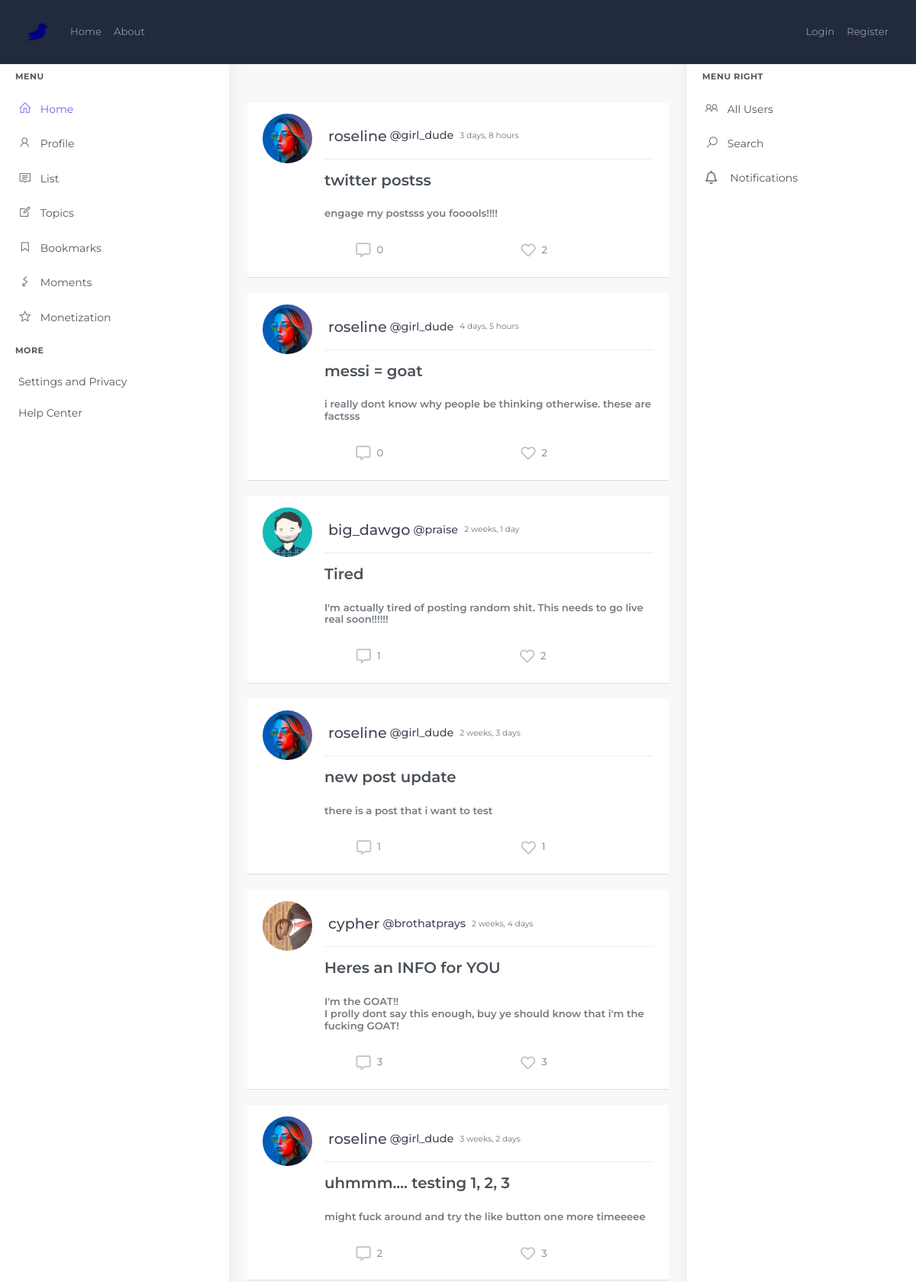
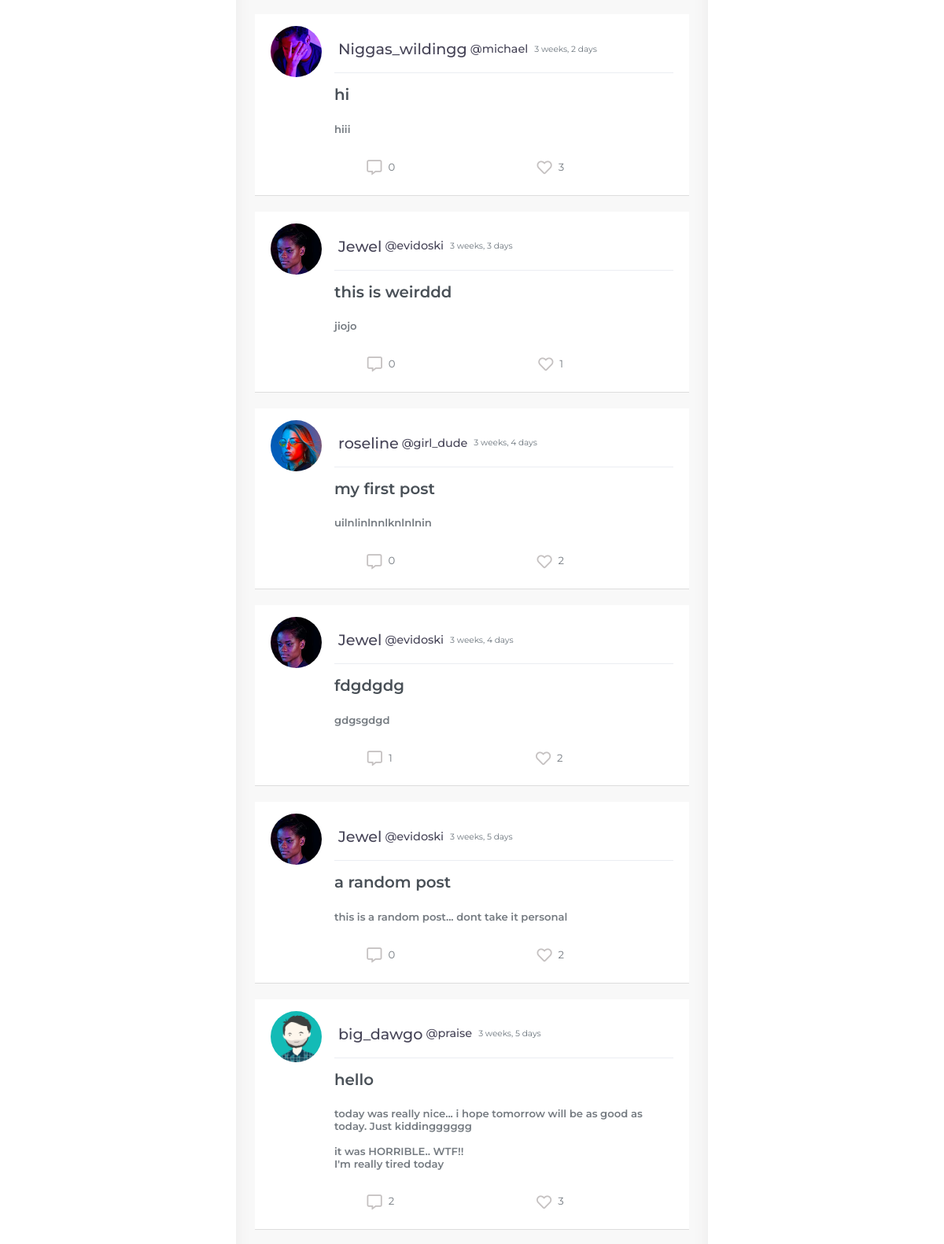
The page / (upper part) on the database its author committed (2 pictures, top to bottom).
### blog/models.py (models this page shows, shortened)
class Post(models.Model):
    title = models.CharField(max_length=100)
    content = models.TextField()
    date_posted = models.DateTimeField(default=timezone.now)
    author = models.ForeignKey(User, on_delete=models.CASCADE)
    liked = models.ManyToManyField(Profile, blank=True, related_name='likes')
    objects = models.Manager()
    @property
    def number_of_comments(self):
        return Comment.objects.filter(post=self).count()
    @property
    def num_likes(self):
        return self.liked.all().count()

### users/models.py (models this page shows, shortened)
class Profile(models.Model):
    user = models.OneToOneField(User, on_delete=models.CASCADE)
    displayname = models.CharField('Name', default='', max_length=25, blank=True, null=True)
    slug = AutoSlugField(populate_from='user', null=True)
    bio = models.TextField(default='', blank=True, null=True)
    birthday = models.DateField('Birthday', blank=True, null=True)
    image = models.ImageField(default='default.png', upload_to='profile_pics', blank=True, null=True)
    coverimage = models.ImageField(default='default_cover.jpg', upload_to='cover_pics', blank=True, null=True)
    followers = models.ManyToManyField("Profile", blank=True)
    def get_absolute_url(self):
        return "/users/profile/{}".format(self.slug)

### blog/views.py (the view)
# urls.py: path('', PostListView.as_view(), name='blog-home'),
class PostListView(ListView):
    model = Post
    template_name = 'blog/home.html'
    context_object_name = 'posts'
    ordering = ['-date_posted']
    def get_context_data(self, **kwargs):
        context = super().get_context_data(**kwargs)
        comments = Comment.objects.all().count()
        context['comments'] = comments
        if self.request.user.is_authenticated:
            user_liked_post = Post.objects.filter(liked=self.request.user.profile)
            print(user_liked_post)
            context['user_liked_post'] = user_liked_post
            rec_follow_requests = FollowRequest.objects.filter(to_user=self.request.user)
            context['rec_follow_requests'] = rec_follow_requests
        return context

### blog/templates/blog/home.html (shortened to what this page needs)
{% extends "blog/base.html" %}
{% load crispy_forms_tags %}
    {% block content %}
    <div class="main-content">
        <div class="page-content">
            <div class="container-fluid">
                {% for post in posts %}
                        <article class="media content-section kt-portlet ">
                            <a href="{{ post.author.profile.get_absolute_url }}" class="">
                                <img class="d-flex align-self-start rounded-circle article-img" src="{{ post.author.profile.image.url }}" alt="{{ post.author }}"/>
                            </a>
                            <div class="media-body">
                                <div class=" kt-portlet__head">
                                    <div class="kt-portlet__head-label d-flex align-items-center">
                                            <div class="kt-portlet__head-title d-flex justify-content-between align-items-center">
                                                {{ post.author.profile.displayname }}<a class="ml-1 mr-2" href="{% url 'user-posts' post.author.username %}"><span> @</span>{{ post.author }}</a>
                                                <small class="text-muted">{{ post.date_posted|timesince }}</small>
                                            </div>
                                    </div>
                                    <div class="dropdown float-right position-relative">
                                        <a href="#" class="dropdown-toggle h4 text-muted" data-toggle="dropdown"
                                            aria-expanded="false">
                                            <i class="fas fa-ellipsis-v"></i>
                                        </a>
                                    </div>
                                </div>
                                <div class="mt-3">
                                    <a  href="{% url 'post-detail' post.id %}">
                                    <h4 class="article-title">
                                        {{ post.title }}
                                    </h4>
                                    <h6 class="article-content" >
                                        {{ post.content }}
                                    </h6>
                                </a>
                                    <div class="action-btns d-flex text-center justify-content-around align-items-center mx-auto" >
                                        <a class="d-flex align-items-center btn" href="/post/{{post.id}}/#comment">
                                            <i class="far fa-comment-alt icons mr-2"></i>
                                            {{ post.number_of_comments }}
                                        </a>
                                        <button class="btn">
                                            <i class="fa fa-retweet icons"></i>
                                        </button>
                                        {% if user.is_authenticated %}
                                            {% if post in user_liked_post %}
                                                <form action="{% url 'like_post' %}" method="POST" id="{{post.id}}" class="like-form ">
                                                    {% csrf_token %}
                                                    <input type="hidden" name="post_id" value={{post.id}}>
                                                    <button type="submit" name="post_id" value="{{post.id}}" class="btn d-flex align-items-center like-btn{{post.id}}">
                                                        <i class="fa fa-heart icons like-btn{{post.id}}" style="color: red;"></i><span class="ml-2 like-count{{post.id}}">{{ post.num_likes }}</span>
                                                    </button>
                                                </form>
                                            {% else %}
                                                <form action="{% url 'like_post' %}" method="POST" id="{{post.id}}" class="like-form ">
                                                    {% csrf_token %}
                                                    <input type="hidden" name="post_id" value={{post.id}}>
                                                    <button type="submit" name="post_id" value="{{post.id}}" class="btn d-flex align-items-center like-btn{{post.id}}">
                                                        <i class="far fa-heart icons like-btn{{post.id}}"></i><span class="ml-2 like-count{{post.id}}">{{ post.num_likes }}</span>
                                                    </button>
                                                </form>
                                            {% endif %}
                                        {% else %}
                                            <button name="post_id" value="{{post.id}}" class="btn d-flex align-items-center like-btn{{post.id}}">
                                                    <i class="far fa-heart icons like-btn{{post.id}}"></i><span class="ml-2 like-count{{post.id}}">{{ post.num_likes }}</span>
                                            </button>
                                        {% endif %}
                                        <button class="btn" id="{{post.id}}" data-toggle="modal" data-target="#sharemodal-{{post.id}}">
                                            <i class="fas fa-share-alt icons "></i>
                                        </button>
                                    </div>
                                </div>
                            </div>
                        </article>
                {% endfor %}
            </div>
        </div>
    </div>
{% endblock content %}

### blog/static/blog/main.css (style rules this page uses)
body { background: #fafafa; color: #333333; margin-top: 5rem; }
h1, h2, h3, h4, h5, h6 { color: #444444; }
.content-section { background: #ffffff; padding: 10px 20px; border: 1px solid #dddddd; border-radius: 3px; margin-bottom: 20px; }
.article-title { color: #444444; }
.article-content { white-space: pre-line; }
.article-img { height: 65px; width: 65px; margin-right: 16px; }

### blog/templates/blog/base.html (style rules this page uses)
.dropdown .fas.fa-ellipsis-v, .kt-portlet__head-toolbar .fas.fa-ellipsis-v, .kt-portlet__head-toolbar .fas.fa-ellipsis-h { font-size: 14px; color: #777; }
.page-content { padding: calc(25px + 24px) calc(24px / 2) 70px calc(24px / 2); }
.kt-portlet .kt-portlet__head { -webkit-transition: left 0.3s, right 0.3s, height 0.3s; transition: left 0.3s, right 0.3s, height 0.3s; }
.kt-portlet .kt-portlet__head { display: -webkit-box; display: -ms-flexbox; display: flex; -webkit-box-align: stretch; -ms-flex-align: stretch; align-items: stretch; -webkit-box-pack: justify; -ms-flex-pack: justify; justify-content: space-between; position: relative; padding: 10px 5px; border-bottom: 1px solid #ebedf2; min-height: 60px; border-top-left-radius: 4px; border-top-right-radius: 4px; }
.kt-portlet .kt-portlet__head .kt-portlet__head-label .kt-portlet__head-title { margin: 0; padding: 0; font-size: 1.2rem; font-weight: 500; color: #464457; }
.kt-portlet .kt-portlet__head .kt-portlet__head-label .kt-portlet__head-title a { color: #464457; font-size: 0.9rem; }
.kt-portlet .kt-portlet__head .kt-portlet__head-label .kt-portlet__head-title small { font-size: 55%; }
.icons { color: rgb(197, 193, 193); }
.content-section { box-shadow: none; margin-bottom: 25px }
.main-content { margin-left: 300px; margin-right: 300px; overflow: hidden; }
.action-btns i { font-size: 1.2rem; }
.action-btns { margin-top: 20px; }
.content-section { background: #ffffff; padding: 15px 20px; border-top: 0px solid #dddddd; border-bottom: 0.5px solid #dddddd; border-right: 0px solid #dddddd; border-left: 0px solid #dddddd; border-radius: 0px; margin-bottom: 20px; }
.article-title { color: #495057; }
.article-content { color: #747a80; }

### rows shown on the page
Post: author.profile.image (picture), author.profile.displayname "roseline", author "girl_dude", date_posted "3 days, 8 hours", title "twitter postss", content "engage my postsss you fooools!!!!", number_of_comments "0", num_likes "2"
Post: author.profile.image (picture), author.profile.displayname "roseline", author "girl_dude", date_posted "4 days, 5 hours", title "messi = goat", content "i really dont know why people be thinking otherwise. these are factsss", number_of_comments "0", num_likes "2"
Post: author.profile.image (picture), author.profile.displayname "big_dawgo", author "praise", date_posted "2 weeks, 1 day", title "Tired", content "I'm actually tired of posting random shit. This needs to go live real soon!!!!!!", number_of_comments "1", num_likes "2"
Post: author.profile.image (picture), author.profile.displayname "roseline", author "girl_dude", date_posted "2 weeks, 3 days", title "new post update", content "there is a post that i want to test", number_of_comments "1", num_likes "1"
Post: author.profile.image (picture), author.profile.displayname "cypher", author "brothatprays", date_posted "2 weeks, 4 days", title "Heres an INFO for YOU", content "I'm the GOAT!! I prolly dont say this enough, buy ye should know that i'm the fucking GOAT!", number_of_comments "3", num_likes "3"
Post: author.profile.image (picture), author.profile.displayname "roseline", author "girl_dude", date_posted "3 weeks, 2 days", title "uhmmm.... testing 1, 2, 3", content "might fuck around and try the like button one more timeeeee", number_of_comments "2", num_likes "3"
Post: author.profile.image (picture), author.profile.displayname "Niggas_wildingg", author "michael", date_posted "3 weeks, 2 days", title "hi", content "hiii", number_of_comments "0", num_likes "3"
Post: author.profile.image (picture), author.profile.displayname "Jewel", author "evidoski", date_posted "3 weeks, 3 days", title "this is weirddd", content "jiojo", number_of_comments "0", num_likes "1"
Post: author.profile.image (picture), author.profile.displayname "roseline", author "girl_dude", date_posted "3 weeks, 4 days", title "my first post", content "uilnlinlnnlknlnlnin", number_of_comments "0", num_likes "2"
Post: author.profile.image (picture), author.profile.displayname "Jewel", author "evidoski", date_posted "3 weeks, 4 days", title "fdgdgdg", content "gdgsgdgd", number_of_comments "1", num_likes "2"
Post: author.profile.image (picture), author.profile.displayname "Jewel", author "evidoski", date_posted "3 weeks, 5 days", title "a random post", content "this is a random post... dont take it personal", number_of_comments "0", num_likes "2"
Post: author.profile.image (picture), author.profile.displayname "big_dawgo", author "praise", date_posted "3 weeks, 5 days", title "hello", content "today was really nice... i hope tomorrow will be as good as today. Just kiddingggggg it was HORRIBLE.. WTF!! I'm really tired today", number_of_comments "2", num_likes "3"
